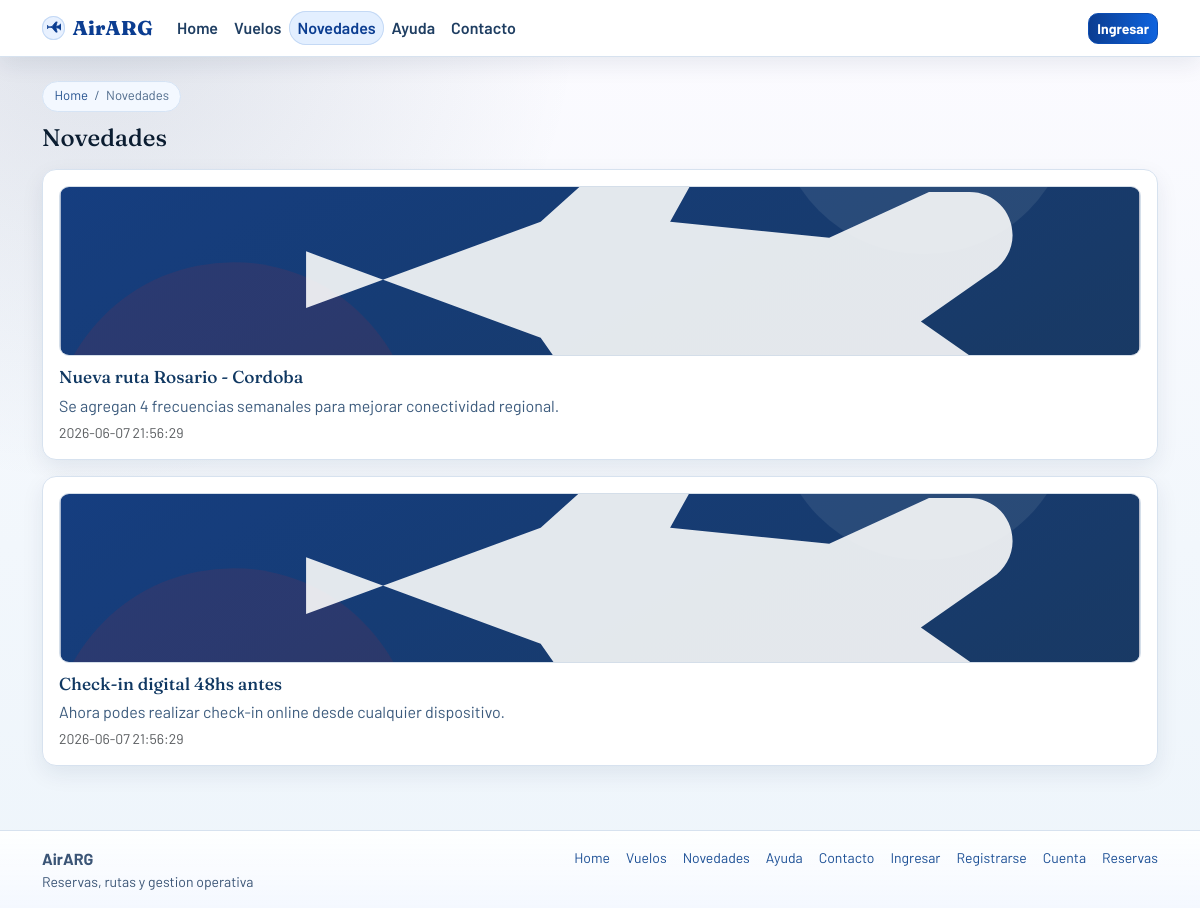
Page /index.php?page=news on the committed database.
### tables this page shows
CREATE TABLE news (
  id INT AUTO_INCREMENT PRIMARY KEY,
  title VARCHAR(180) NOT NULL,
  content TEXT NOT NULL,
  start_date DATE NULL,
  end_date DATE NULL,
  created_at TIMESTAMP DEFAULT CURRENT_TIMESTAMP
);

### app/helpers/view.php (called while the page is built, shortened)
<?php
function view(string $page, array $data = []): void
{
    extract($data);
    require __DIR__ . '/../views/partials/header.php';
    require __DIR__ . '/../views/partials/navbar.php';
    require __DIR__ . '/../views/pages/' . $page . '.php';
    require __DIR__ . '/../views/partials/footer.php';
}
function paginate(int $totalItems, int $perPage, int $currentPage): array
{
    $totalPages = max(1, (int) ceil($totalItems / $perPage));
    $currentPage = max(1, min($currentPage, $totalPages));
    $offset = ($currentPage - 1) * $perPage;
    return [
        'total_pages' => $totalPages,
        'current_page' => $currentPage,
        'offset' => $offset,
        'limit' => $perPage,
    ];
}

### app/core/Database.php (called while the page is built)
<?php
class Database
{
    private static ?PDO $pdo = null;
    public static function connection(): PDO
    {
        if (self::$pdo === null) {
            $dsn = 'mysql:host=' . DB_HOST . ';port=' . DB_PORT . ';dbname=' . DB_NAME . ';charset=utf8mb4';
            self::$pdo = new PDO($dsn, DB_USER, DB_PASS, [
                PDO::ATTR_ERRMODE => PDO::ERRMODE_EXCEPTION,
                PDO::ATTR_DEFAULT_FETCH_MODE => PDO::FETCH_ASSOC,
            ]);
        }
        return self::$pdo;
    }
}

### app/models/News.php (called while the page is built, shortened)
<?php
class News
{
    public static function countActive(): int
    {
        $sql = "SELECT COUNT(*) AS c FROM news WHERE (start_date IS NULL OR start_date <= NOW()) AND (end_date IS NULL OR end_date >= NOW())";
        $stmt = Database::connection()->query($sql);
        $row = $stmt->fetch();
        return (int) $row['c'];
    }
    public static function paginatedActive(int $limit, int $offset): array
    {
        $sql = 'SELECT * FROM news WHERE (start_date IS NULL OR start_date <= NOW()) AND (end_date IS NULL OR end_date >= NOW()) ORDER BY created_at DESC LIMIT :limit OFFSET :offset';
        $stmt = Database::connection()->prepare($sql);
        $stmt->bindValue(':limit', $limit, PDO::PARAM_INT);
        $stmt->bindValue(':offset', $offset, PDO::PARAM_INT);
        $stmt->execute();
        return $stmt->fetchAll();
    }
}

### app/views/pages/news.php (the view, shortened to what this page needs)
<section aria-labelledby="news-page-title">
  <nav class="breadcrumb-air" aria-label="Breadcrumb">
    <a href="<?php echo BASE_URL; ?>/index.php?page=home">Home</a>
    <span>/</span>
    <span aria-current="page">Novedades</span>
  </nav>
  <h1 id="news-page-title" class="h4 mb-3">Novedades</h1>
  <?php
  $newsImages = [
    'https://images.unsplash.com/photo-1529074963764-98f45c47344b?auto=format&fit=crop&w=1200&q=80',
    'https://images.unsplash.com/photo-1517479149777-5f3b1511d5ad?auto=format&fit=crop&w=1200&q=80',
    'https://images.unsplash.com/photo-1530521954074-e64f6810b32d?auto=format&fit=crop&w=1200&q=80',
    'https://images.unsplash.com/photo-1570710891163-6d3b5c47248b?auto=format&fit=crop&w=1200&q=80',
  ];
  ?>
  <?php if (empty($news)): ?>
    <div class="empty-state">
      <span class="empty-state-illustration" aria-hidden="true">
        <svg viewBox="0 0 24 24" focusable="false"><path d="M4 6h16v12H4zM8 10h8M8 14h5"></path></svg>
      </span>
      <h2 class="h6 mb-2">No hay novedades por el momento</h2>
      <p class="mb-0">En breve vas a ver anuncios, promociones y actualizaciones de vuelos.</p>
    </div>
  <?php else: ?>
    <?php foreach ($news as $index => $item): ?>
      <article class="card p-3 mb-3">
        <img class="news-cover" src="<?php echo htmlspecialchars($newsImages[$index % count($newsImages)]); ?>" alt="Imagen de referencia para novedad de vuelos" loading="lazy" data-placeholder="1" data-placeholder-label="Novedad de vuelos">
        <h2 class="h6 news-card-title"><?php echo htmlspecialchars($item['title']); ?></h2>
        <p class="mb-1 news-card-text"><?php echo htmlspecialchars($item['content']); ?></p>
        <small class="text-muted"><?php echo htmlspecialchars($item['created_at']); ?></small>
      </article>
    <?php endforeach; ?>
  <?php endif; ?>
</section>

### public/assets/css/styles.css (style rules this page uses)
:root { --bg: #eef3f9; --bg-top: #f8fbff; --bg-bottom: #e7eef8; --page-accent: rgba(11, 61, 145, 0.16); --text: #0b1d31; --text-soft: #344f6d; --brand: #0b3d91; --brand-dark: #072c6a; --brand-soft: #e8f1ff; --accent: #d7192d; --surface: #ffffff; --surface-border: #d7e2ef; --shadow-xs: 0 4px 10px rgba(11, 37, 74, 0.05); --shadow-sm: 0 8px 22px rgba(11, 37, 74, 0.08); --shadow-md: 0 14px 30px rgba(11, 37, 74, 0.12); --shadow-lg: 0 18px 38px rgba(7, 24, 55, 0.18); --radius-sm: 10px; --radius-md: 14px; --radius-lg: 18px; --space-1: 0.35rem; --space-2: 0.75rem; --space-3: 1rem; --space-4: 1.5rem; --space-5: 2rem; --ease-standard: cubic-bezier(0.2, 0.8, 0.2, 1); --dur-fast: 160ms; --dur-medium: 220ms; --dur-slow: 320ms; --font-body: "Barlow", "Segoe UI", Tahoma, sans-serif; --font-display: "Fraunces", Georgia, serif; }
html, body { height: 100%; }
body { display: flex; flex-direction: column; min-height: 100vh; font-family: var(--font-body); color: var(--text); background: radial-gradient(circle at 8% 0%, var(--page-accent), transparent 34%), linear-gradient(180deg, var(--bg-top) 0%, var(--bg) 60%, var(--bg-bottom) 100%); background-attachment: fixed; }
body[data-page="news"] { --bg-top: #fcfbff; --bg-bottom: #eef5fb; --bg: #f2f7fc; --page-accent: rgba(13, 47, 83, 0.12); }
.card { border: 1px solid var(--surface-border); border-radius: var(--radius-md); background: var(--surface); box-shadow: var(--shadow-sm); transition: transform var(--dur-fast) var(--ease-standard), box-shadow var(--dur-fast) var(--ease-standard), border-color var(--dur-fast) var(--ease-standard); }
h1, h2, h3, .display-6 { font-family: var(--font-display); }
.news-cover { height: 170px; width: 100%; object-fit: cover; border-radius: 10px; margin-bottom: 0.7rem; border: 1px solid var(--surface-border); background: linear-gradient(135deg, rgba(11, 61, 145, 0.08), rgba(215, 25, 45, 0.06)); }
.news-card-title { color: #103862; font-size: 1.08rem; margin-bottom: 0.35rem; }
.news-card-text { color: #3c5b7d; }
.is-placeholder { object-fit: cover; filter: saturate(0.9) contrast(0.96); }
.breadcrumb-air { display: inline-flex; align-items: center; gap: 0.4rem; margin-bottom: 0.8rem; font-size: 0.82rem; color: #4e6a8b; background: #f3f8ff; border: 1px solid #d6e4f5; border-radius: 999px; padding: 0.28rem 0.72rem; }
.breadcrumb-air a { color: #24518f; text-decoration: none; }

### rows in the picture
news: title "Nueva ruta Rosario - Cordoba", content "Se agregan 4 frecuencias semanales para mejorar conectividad regional.", created_at "2026-06-07 21:56:29"
news: title "Check-in digital 48hs antes", content "Ahora podes realizar check-in online desde cualquier dispositivo.", created_at "2026-06-07 21:56:29"
